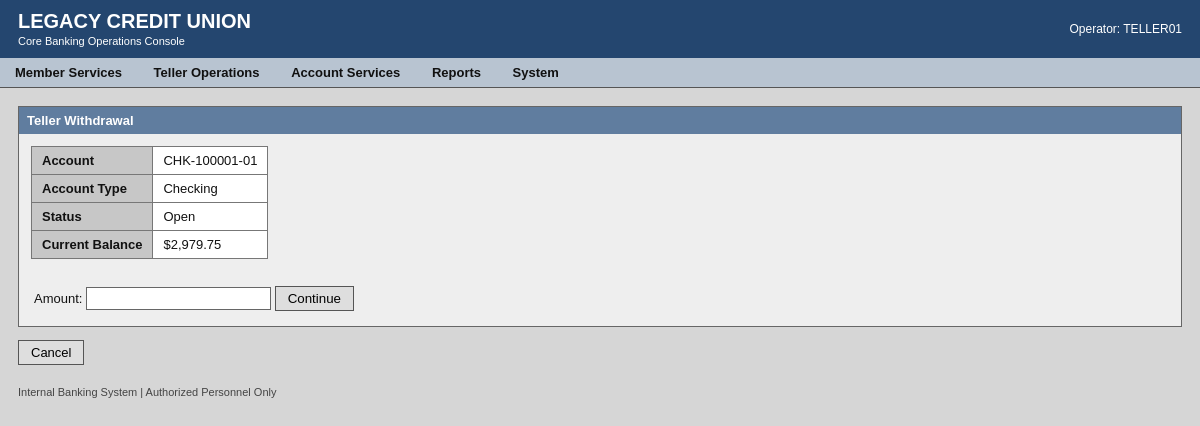
Screenshot of /account/CHK-100001-01/transaction/withdrawal with the database file from the repository.
### tables this page shows
CREATE TABLE accounts (
    account_id TEXT PRIMARY KEY,
    member_id TEXT NOT NULL,
    account_type TEXT NOT NULL,
    balance_cents INTEGER NOT NULL DEFAULT 0,
    status TEXT NOT NULL DEFAULT 'Open',
    opened_at TEXT NOT NULL,

    FOREIGN KEY (member_id)
        REFERENCES members(member_id)
);

### app.py (the view, shortened to what this page needs)
@app.route("/account/<account_id>/transaction/<operation>", methods=["GET", "POST"])
def teller_transaction(account_id, operation):
    if operation not in {"deposit", "withdrawal"}:
        abort(404)
    connection = get_connection()
    try:
        account = connection.execute(
            """
            SELECT *
            FROM accounts
            WHERE account_id = ?
            """,
            (account_id,),
        ).fetchone()
        if account is None:
            abort(404)
        error = None
        if account["status"] != "Open":
            error = (
                f"Transaction blocked: account status is "
                f"{account['status']}."
            )
    finally:
        connection.close()
    return render_template(
        "transaction.html",
        account=account,
        operation=operation,
        error=error,
    )

### app.py (called while the page is built)
@app.template_filter("money")
def format_money(cents):
    return f"${cents / 100:,.2f}"

### db.py (called while the page is built)
def get_connection():
    connection = sqlite3.connect(DATABASE_PATH)
    connection.row_factory = sqlite3.Row
    connection.execute("PRAGMA foreign_keys = ON")
    return connection

### templates/transaction.html (shortened to what this page needs)
{% extends "base.html" %}
{% block content %}
<div class="panel">
    <div class="panel-title">
        Teller {{ operation | capitalize }}
    </div>
    <table class="data-table">
        <tr>
            <th>Account</th>
            <td>{{ account["account_id"] }}</td>
        </tr>
        <tr>
            <th>Account Type</th>
            <td>{{ account["account_type"] }}</td>
        </tr>
        <tr>
            <th>Status</th>
            <td>{{ account["status"] }}</td>
        </tr>
        <tr>
            <th>Current Balance</th>
            <td>{{ account["balance_cents"] | money }}</td>
        </tr>
    </table>
    {% if account["status"] != "Frozen" %}
    <div class="form-row">
        <form method="POST">
            <label for="amount">
                Amount:
            </label>
            <input
                type="number"
                id="amount"
                name="amount"
                step="0.01"
                min="0.01"
                required
            >
            <button type="submit">
                Continue
            </button>
        </form>
    </div>
    {% endif %}
</div>
<a
    class="action-link"
    href="{{ url_for(
        'account_details',
        account_id=account['account_id']
    ) }}"
>
    Cancel
</a>
{% endblock %}

### static/styles.css (style rules this page uses)
body { margin: 0; font-family: Arial, Helvetica, sans-serif; font-size: 13px; background-color: #d6d6d6; color: #111; }
.panel { background-color: #eeeeee; border: 1px solid #666; margin-bottom: 18px; }
.panel-title { background-color: #607d9f; color: white; padding: 6px 8px; font-weight: bold; }
.data-table { border-collapse: collapse; margin: 12px; background-color: white; }
.data-table th, .data-table td { border: 1px solid #777; padding: 6px 10px; text-align: left; }
.data-table th { background-color: #c7c7c7; }
.form-row { padding: 15px; }
input { padding: 3px; border: 1px solid #666; }
button, .action-link { background-color: #dedede; border: 1px solid #555; padding: 4px 12px; color: black; text-decoration: none; cursor: pointer; }

### rows the page displays
accounts: account_id "CHK-100001-01", account_type "Checking", status "Open", balance_cents "$2,979.75"

### other values shown
{{ operation | capitalize }} "Withdrawal"
